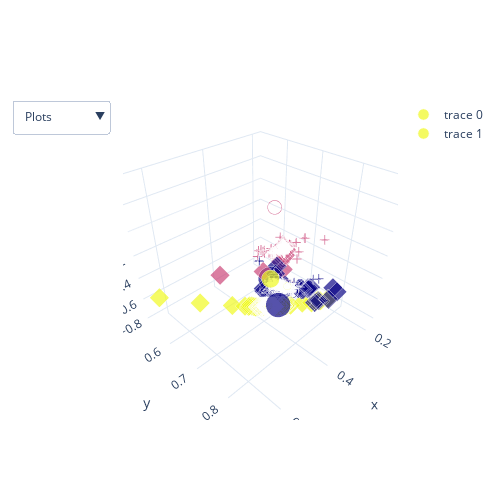
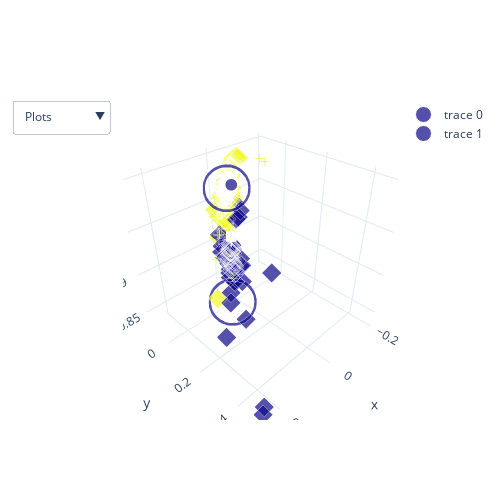
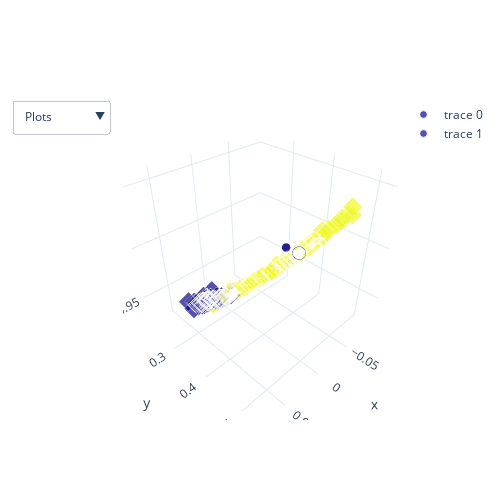
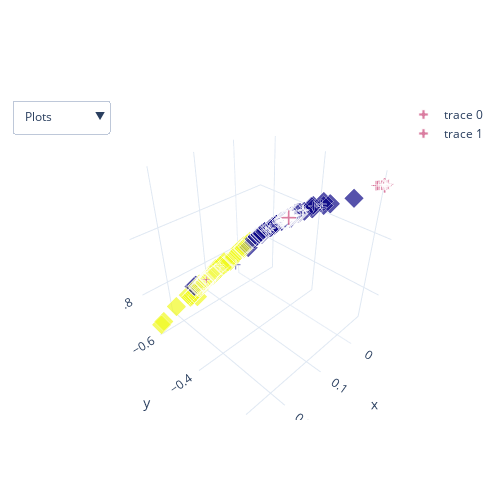

Notebook source saved alongside these figures, in order:
### Code cell
number_of_plots = 10 
for i in range(number_of_plots):
    g,gt = next(iterator)
    list_graph = dgl.unbatch(g)
    number_of_iteration = list_graph[0]
    particle_id = number_of_iteration.ndata['particle_number']
    hit_type = number_of_iteration.ndata['hit_type']
    pos = number_of_iteration.ndata['pos_hits_norm']
    pos_particles = gt[:,0:3]
    e_particle = gt[:,3]
    #change symbol by hit_type 
    marker_symbols = ['circle', 'circle-open', 'cross', 'diamond']
    max_hit_type = hit_type.argmax(1)
    ms = [marker_symbols[i.item()] for i in max_hit_type]
    #10 plots particles and hits 
    fig = make_subplots(rows= 10, cols= 1)
    #fig plot particles with size of particle energy color particle_id, shape hit_type
    fig.add_trace(go.Scatter3d( x= pos[:,0], y= pos[:,1], z=pos[:,2], mode= 'markers', marker= dict(size = e_particle, color = particle_id, 
    symbol = ms)))
    #fig plot hits with size of particle energy color particle_id, shape hit_type
    fig.add_trace(go.Scatter3d(x= pos_particles[:,0], y= pos_particles[:,1], z= pos_particles[:,2], mode = "markers", marker = dict(size = e_particle,color = particle_id,
     symbol = ms)))
    #update plot size 
    fig.update_layout(
                  height=500,  
                  width=500,  
                  showlegend=True,
                  autosize =True, 
                  #margin = dict( t= 0, b= 0, l=0, r= 0),
                  template= "plotly_white")
    #3D scene options
    fig.update_scenes(
        aspectratio =dict(x=1 , y=1, z= 1),
        aspectmode = "manual")
    #dropdown menu 
    button_layer_1_height = 1
    fig.update_layout(
        updatemenus = [
            dict(
                buttons = list([
                    dict(label = "Plots",
                         method = "update",
                         args = [{"visible": [True, True]},
                                 {"title": "Plots"}]),
                    dict(label = "particle_id",
                    method = "update", 
                    args = [{"visible": [True ,False]},
                    {"title": "particles"}]),
                    dict (label = "hits",
                    method = "update",
                    args = [{"visible" : [False , True]},
                    {"title": "hits"}])
                    ])
                    
            )
        ]
    )
    fig.update_layout()
    fig.show()
    #pyo.plot(fig, filename='plot1.html')
    #pyo.iplot(fig)

### Figure 1 — Plotly figure (JSON) as saved in the notebook; plotly's stock layout.template omitted (floating-point values rounded to 4 significant figures; data arrays with more than 128 entries replaced by an {"elided": "..."} marker saying what was removed)
{"data": [{"marker": {"color": {"elided": "759 int values"}, "size": [12.33, 5.355, 17.16], "symbol": {"elided": "759 str values"}}, "mode": "markers", "type": "scatter3d", "x": {"elided": "759 float values"}, "y": {"elided": "759 float values"}, "z": {"elided": "759 float values"}}, {"marker": {"color": {"elided": "759 int values"}, "size": [12.33, 5.355, 17.16], "symbol": {"elided": "759 str values"}}, "mode": "markers", "type": "scatter3d", "x": [0.2776, 0.5301, 0.5142], "y": [0.6331, 0.8474, 0.8171], "z": [-0.7226, -0.0306, -0.2607]}], "layout": {"autosize": true, "height": 500, "scene": {"aspectmode": "manual", "aspectratio": {"x": 1, "y": 1, "z": 1}}, "showlegend": true, "updatemenus": [{"buttons": [{"args": [{"visible": [true, true]}, {"title": "Plots"}], "label": "Plots", "method": "update"}, {"args": [{"visible": [true, false]}, {"title": "particles"}], "label": "particle_id", "method": "update"}, {"args": [{"visible": [false, true]}, {"title": "hits"}], "label": "hits", "method": "update"}]}], "width": 500, "xaxis": {"anchor": "y", "domain": [0, 1]}, "xaxis10": {"anchor": "y10", "domain": [0, 1]}, "xaxis2": {"anchor": "y2", "domain": [0, 1]}, "xaxis3": {"anchor": "y3", "domain": [0, 1]}, "xaxis4": {"anchor": "y4", "domain": [0, 1]}, "xaxis5": {"anchor": "y5", "domain": [0, 1]}, "xaxis6": {"anchor": "y6", "domain": [0, 1]}, "xaxis7": {"anchor": "y7", "domain": [0, 1]}, "xaxis8": {"anchor": "y8", "domain": [0, 1]}, "xaxis9": {"anchor": "y9", "domain": [0, 1]}, "yaxis": {"anchor": "x", "domain": [0.927, 1.0]}, "yaxis10": {"anchor": "x10", "domain": [0, 0.073]}, "yaxis2": {"anchor": "x2", "domain": [0.824, 0.897]}, "yaxis3": {"anchor": "x3", "domain": [0.721, 0.794]}, "yaxis4": {"anchor": "x4", "domain": [0.618, 0.691]}, "yaxis5": {"anchor": "x5", "domain": [0.515, 0.588]}, "yaxis6": {"anchor": "x6", "domain": [0.412, 0.485]}, "yaxis7": {"anchor": "x7", "domain": [0.309, 0.382]}, "yaxis8": {"anchor": "x8", "domain": [0.206, 0.279]}, "yaxis9": {"anchor": "x9", "domain": [0.103, 0.176]}}}

### Figure 2 — Plotly figure (JSON) as saved in the notebook; plotly's stock layout.template omitted (floating-point values rounded to 4 significant figures; data arrays with more than 128 entries replaced by an {"elided": "..."} marker saying what was removed)
{"data": [{"marker": {"color": {"elided": "702 int values"}, "size": [8.322, 32.73], "symbol": {"elided": "702 str values"}}, "mode": "markers", "type": "scatter3d", "x": {"elided": "702 float values"}, "y": {"elided": "702 float values"}, "z": {"elided": "702 float values"}}, {"marker": {"color": {"elided": "702 int values"}, "size": [8.322, 32.73], "symbol": {"elided": "702 str values"}}, "mode": "markers", "type": "scatter3d", "x": [0.06352, 0.07898], "y": [0.09335, 0.09336], "z": [0.9936, 0.9925]}], "layout": {"autosize": true, "height": 500, "scene": {"aspectmode": "manual", "aspectratio": {"x": 1, "y": 1, "z": 1}}, "showlegend": true, "updatemenus": [{"buttons": [{"args": [{"visible": [true, true]}, {"title": "Plots"}], "label": "Plots", "method": "update"}, {"args": [{"visible": [true, false]}, {"title": "particles"}], "label": "particle_id", "method": "update"}, {"args": [{"visible": [false, true]}, {"title": "hits"}], "label": "hits", "method": "update"}]}], "width": 500, "xaxis": {"anchor": "y", "domain": [0, 1]}, "xaxis10": {"anchor": "y10", "domain": [0, 1]}, "xaxis2": {"anchor": "y2", "domain": [0, 1]}, "xaxis3": {"anchor": "y3", "domain": [0, 1]}, "xaxis4": {"anchor": "y4", "domain": [0, 1]}, "xaxis5": {"anchor": "y5", "domain": [0, 1]}, "xaxis6": {"anchor": "y6", "domain": [0, 1]}, "xaxis7": {"anchor": "y7", "domain": [0, 1]}, "xaxis8": {"anchor": "y8", "domain": [0, 1]}, "xaxis9": {"anchor": "y9", "domain": [0, 1]}, "yaxis": {"anchor": "x", "domain": [0.927, 1.0]}, "yaxis10": {"anchor": "x10", "domain": [0, 0.073]}, "yaxis2": {"anchor": "x2", "domain": [0.824, 0.897]}, "yaxis3": {"anchor": "x3", "domain": [0.721, 0.794]}, "yaxis4": {"anchor": "x4", "domain": [0.618, 0.691]}, "yaxis5": {"anchor": "x5", "domain": [0.515, 0.588]}, "yaxis6": {"anchor": "x6", "domain": [0.412, 0.485]}, "yaxis7": {"anchor": "x7", "domain": [0.309, 0.382]}, "yaxis8": {"anchor": "x8", "domain": [0.206, 0.279]}, "yaxis9": {"anchor": "x9", "domain": [0.103, 0.176]}}}

### Figure 3 — Plotly figure (JSON) as saved in the notebook; plotly's stock layout.template omitted (floating-point values rounded to 4 significant figures; data arrays with more than 128 entries replaced by an {"elided": "..."} marker saying what was removed)
{"data": [{"marker": {"color": {"elided": "288 int values"}, "size": [6.148, 9.409], "symbol": {"elided": "288 str values"}}, "mode": "markers", "type": "scatter3d", "x": {"elided": "288 float values"}, "y": {"elided": "288 float values"}, "z": {"elided": "288 float values"}}, {"marker": {"color": {"elided": "288 int values"}, "size": [6.148, 9.409], "symbol": {"elided": "288 str values"}}, "mode": "markers", "type": "scatter3d", "x": [0.04602, -0.02394], "y": [0.524, 0.4435], "z": [-0.8505, -0.896]}], "layout": {"autosize": true, "height": 500, "scene": {"aspectmode": "manual", "aspectratio": {"x": 1, "y": 1, "z": 1}}, "showlegend": true, "updatemenus": [{"buttons": [{"args": [{"visible": [true, true]}, {"title": "Plots"}], "label": "Plots", "method": "update"}, {"args": [{"visible": [true, false]}, {"title": "particles"}], "label": "particle_id", "method": "update"}, {"args": [{"visible": [false, true]}, {"title": "hits"}], "label": "hits", "method": "update"}]}], "width": 500, "xaxis": {"anchor": "y", "domain": [0, 1]}, "xaxis10": {"anchor": "y10", "domain": [0, 1]}, "xaxis2": {"anchor": "y2", "domain": [0, 1]}, "xaxis3": {"anchor": "y3", "domain": [0, 1]}, "xaxis4": {"anchor": "y4", "domain": [0, 1]}, "xaxis5": {"anchor": "y5", "domain": [0, 1]}, "xaxis6": {"anchor": "y6", "domain": [0, 1]}, "xaxis7": {"anchor": "y7", "domain": [0, 1]}, "xaxis8": {"anchor": "y8", "domain": [0, 1]}, "xaxis9": {"anchor": "y9", "domain": [0, 1]}, "yaxis": {"anchor": "x", "domain": [0.927, 1.0]}, "yaxis10": {"anchor": "x10", "domain": [0, 0.073]}, "yaxis2": {"anchor": "x2", "domain": [0.824, 0.897]}, "yaxis3": {"anchor": "x3", "domain": [0.721, 0.794]}, "yaxis4": {"anchor": "x4", "domain": [0.618, 0.691]}, "yaxis5": {"anchor": "x5", "domain": [0.515, 0.588]}, "yaxis6": {"anchor": "x6", "domain": [0.412, 0.485]}, "yaxis7": {"anchor": "x7", "domain": [0.309, 0.382]}, "yaxis8": {"anchor": "x8", "domain": [0.206, 0.279]}, "yaxis9": {"anchor": "x9", "domain": [0.103, 0.176]}}}

### Figure 4 — Plotly figure (JSON) as saved in the notebook; plotly's stock layout.template omitted (floating-point values rounded to 4 significant figures; data arrays with more than 128 entries replaced by an {"elided": "..."} marker saying what was removed)
{"data": [{"marker": {"color": {"elided": "397 int values"}, "size": [15.23, 1.053, 7.559], "symbol": {"elided": "397 str values"}}, "mode": "markers", "type": "scatter3d", "x": {"elided": "397 float values"}, "y": {"elided": "397 float values"}, "z": {"elided": "397 float values"}}, {"marker": {"color": {"elided": "397 int values"}, "size": [15.23, 1.053, 7.559], "symbol": {"elided": "397 str values"}}, "mode": "markers", "type": "scatter3d", "x": [0.04591, -0.04865, 0.1447], "y": [-0.3673, -0.1788, -0.5712], "z": [0.929, 0.9827, 0.8079]}], "layout": {"autosize": true, "height": 500, "scene": {"aspectmode": "manual", "aspectratio": {"x": 1, "y": 1, "z": 1}}, "showlegend": true, "updatemenus": [{"buttons": [{"args": [{"visible": [true, true]}, {"title": "Plots"}], "label": "Plots", "method": "update"}, {"args": [{"visible": [true, false]}, {"title": "particles"}], "label": "particle_id", "method": "update"}, {"args": [{"visible": [false, true]}, {"title": "hits"}], "label": "hits", "method": "update"}]}], "width": 500, "xaxis": {"anchor": "y", "domain": [0, 1]}, "xaxis10": {"anchor": "y10", "domain": [0, 1]}, "xaxis2": {"anchor": "y2", "domain": [0, 1]}, "xaxis3": {"anchor": "y3", "domain": [0, 1]}, "xaxis4": {"anchor": "y4", "domain": [0, 1]}, "xaxis5": {"anchor": "y5", "domain": [0, 1]}, "xaxis6": {"anchor": "y6", "domain": [0, 1]}, "xaxis7": {"anchor": "y7", "domain": [0, 1]}, "xaxis8": {"anchor": "y8", "domain": [0, 1]}, "xaxis9": {"anchor": "y9", "domain": [0, 1]}, "yaxis": {"anchor": "x", "domain": [0.927, 1.0]}, "yaxis10": {"anchor": "x10", "domain": [0, 0.073]}, "yaxis2": {"anchor": "x2", "domain": [0.824, 0.897]}, "yaxis3": {"anchor": "x3", "domain": [0.721, 0.794]}, "yaxis4": {"anchor": "x4", "domain": [0.618, 0.691]}, "yaxis5": {"anchor": "x5", "domain": [0.515, 0.588]}, "yaxis6": {"anchor": "x6", "domain": [0.412, 0.485]}, "yaxis7": {"anchor": "x7", "domain": [0.309, 0.382]}, "yaxis8": {"anchor": "x8", "domain": [0.206, 0.279]}, "yaxis9": {"anchor": "x9", "domain": [0.103, 0.176]}}}
